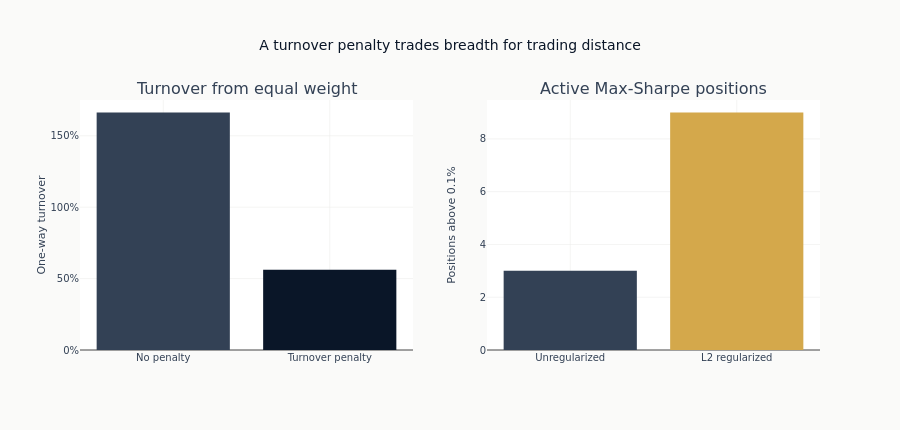

Source (notebook cell):
### Code cell
fig = make_subplots(
    rows=1,
    cols=2,
    subplot_titles=["Turnover from equal weight", "Active Max-Sharpe positions"],
)
fig.add_bar(
    x=["No penalty", "Turnover penalty"],
    y=[turnover_without, turnover_with],
    marker_color=[COLORS["neutral"], COLORS["blue"]],
    showlegend=False,
    row=1,
    col=1,
)
fig.add_bar(
    x=["Unregularized", "L2 regularized"],
    y=[unregularized_positions, regularized_positions],
    marker_color=[COLORS["neutral"], COLORS["amber"]],
    showlegend=False,
    row=1,
    col=2,
)
fig.update_layout(
    title="A turnover penalty trades breadth for trading distance",
    height=430,
)
fig.update_yaxes(title_text="One-way turnover", tickformat=".0%", rangemode="tozero", row=1, col=1)
fig.update_yaxes(
    title_text=f"Positions above {ACTIVE_WEIGHT_THRESHOLD:.1%}",
    rangemode="tozero",
    row=1,
    col=2,
)
show_plotly_with_alt(
    fig,
    "Two bar panels: one-way turnover from equal weight with and without the turnover penalty, and the active position count of the maximum-Sharpe solution with and without L2 regularization.",
)

### Figure 1 — Plotly figure (JSON) as saved in the notebook; plotly's stock layout.template omitted (floating-point values rounded to 4 significant figures)
{"data": [{"marker": {"color": ["#334155", "#0a1628"]}, "showlegend": false, "type": "bar", "x": ["No penalty", "Turnover penalty"], "xaxis": "x", "y": [1.663, 0.5622], "yaxis": "y"}, {"marker": {"color": ["#334155", "#D4A84B"]}, "showlegend": false, "type": "bar", "x": ["Unregularized", "L2 regularized"], "xaxis": "x2", "y": [3, 9], "yaxis": "y2"}], "layout": {"annotations": [{"font": {"size": 16}, "showarrow": false, "text": "Turnover from equal weight", "x": 0.225, "xanchor": "center", "xref": "paper", "y": 1.0, "yanchor": "bottom", "yref": "paper"}, {"font": {"size": 16}, "showarrow": false, "text": "Active Max-Sharpe positions", "x": 0.775, "xanchor": "center", "xref": "paper", "y": 1.0, "yanchor": "bottom", "yref": "paper"}], "height": 430, "title": {"text": "A turnover penalty trades breadth for trading distance"}, "xaxis": {"anchor": "y", "domain": [0.0, 0.45]}, "xaxis2": {"anchor": "y2", "domain": [0.55, 1.0]}, "yaxis": {"anchor": "x", "domain": [0.0, 1.0], "rangemode": "tozero", "tickformat": ".0%", "title": {"text": "One-way turnover"}}, "yaxis2": {"anchor": "x2", "domain": [0.0, 1.0], "rangemode": "tozero", "title": {"text": "Positions above 0.1%"}}}}
